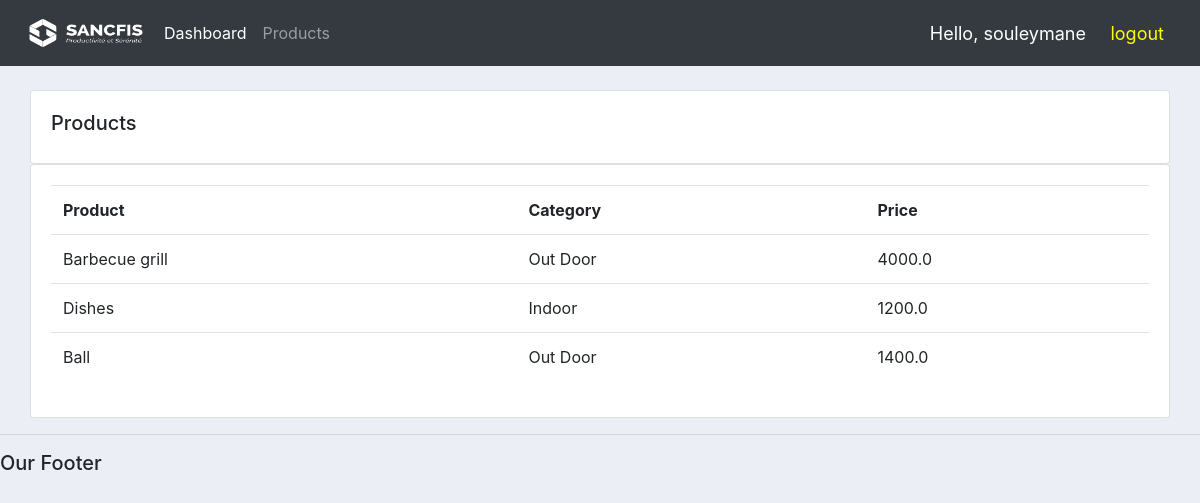
Screenshot of /products/ (signed in) with the database file from the repository.
### accounts/models.py (models this page shows, shortened)
class Product(models.Model):
    CATEGORY = (
        ('Indoor', 'Indoor'),
        ('Out Door', 'Out Door'),
    )
    name = models.CharField(max_length=200, null=True)
    price = models.FloatField(null=True)
    category = models.CharField(max_length=200, null=True, choices=CATEGORY)
    description = models.CharField(max_length=200, null=True, blank=True)
    date_created = models.DateTimeField(auto_now_add=True, null=True)
    tags = models.ManyToManyField(Tag)

### accounts/views/products.py (the view)
# urls.py: path('products/', products.products, name="products"),
@login_required(login_url='login')
def products(request):
    products = Product.objects.all()
    return render(request, 'accounts/products.html', {'products': products})

### accounts/templates/accounts/products.html
{% extends 'accounts/main.html' %}
{% block content %}
    <br>
    <div class="row">
        <div class="col">
            <div class="col-md">
                <div class=" card card-body">
                    <h5>Products</h5>
                </div>
                <div class="card card-body">
                    <table class="table">
                        <tr>
                            <th>Product</th>
                            <th>Category</th>
                            <th>Price</th>
                        </tr>
                        {% for product in products %}
                            <tr>
                                <td>{{ product.name }}</dt>
                                <td>{{ product.category }}</dt>
                                <td>{{ product.price }}</dt>
                            </tr>
                        {% endfor %}
                    </table>
                </div>
            </div>
        </div>
    </div>
{% endblock %}

### accounts/templates/accounts/navbar.html (shortened to what this page needs)
{% load static %}
<nav class="navbar navbar-expand-lg navbar-dark bg-dark">
    <img style="height: 50px; width: 140px;" src="{% static 'images/logo.png' %}">
    <div class="collapse navbar-collapse" id="navbarNav">
        <ul class="navbar-nav">
            <li class="nav-item active">
                <a class="nav-link" href="{% url 'home' %}">Dashboard</a>
            </li>
            <li class="nav-item">
                <a class="nav-link" href="{% url 'products' %}">Products</a>
            </li>
        </ul>
    </div>
    <span class="hello-msg">Hello, {{ request.user }}</span>&nbsp;
    <span><a class="href" href="{% url 'logout' %}">logout</a></span>
</nav>

### static/css/main.css (style rules this page uses)
body { background-color: #ebeff5; }

### accounts/templates/accounts/navbar.html (style rules this page uses)
.hello-msg { font-size: 18px; color: white; margin-right: 20px; }
.href { font-size: 18px; color: yellow; margin-right: 20px; }

### rows the page displays
Product: name "Barbecue grill", category "Out Door", price "4000.0"
Product: name "Dishes", category "Indoor", price "1200.0"
Product: name "Ball", category "Out Door", price "1400.0"

### other values shown
{{ request.user }} "souleymane"
